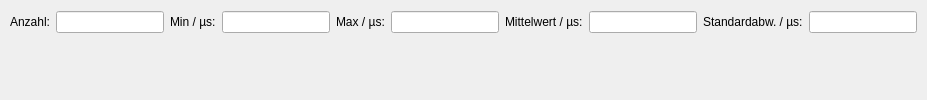
           <widget class="QWidget" name="histogramm">
            <property name="sizePolicy">
             <sizepolicy hsizetype="Expanding" vsizetype="Expanding">
              <horstretch>0</horstretch>
              <verstretch>0</verstretch>
             </sizepolicy>
            </property>
            <attribute name="title">
             <string>Histogramm</string>
            </attribute>
            <layout class="QGridLayout" name="gridLayout_4" rowstretch="0,1">
             <property name="leftMargin">
              <number>10</number>
             </property>
             <property name="rightMargin">
              <number>10</number>
             </property>
             <property name="bottomMargin">
              <number>5</number>
             </property>
             <item row="1" column="0">
              <widget class="QWidget" name="histWidget" native="true"/>
             </item>
             <item row="0" column="0">
              <layout class="QHBoxLayout" name="horizontalLayout_6">
               <item>
                <widget class="QLabel" name="label_13">
                 <property name="text">
                  <string>Anzahl:</string>
                 </property>
                </widget>
               </item>
               <item>
                <widget class="QLineEdit" name="cStatPoints">
                 <property name="enabled">
                  <bool>true</bool>
                 </property>
                 <property name="text">
                  <string notr="true"/>
                 </property>
                 <property name="readOnly">
                  <bool>true</bool>
                 </property>
                </widget>
               </item>
               <item>
                <widget class="QLabel" name="label_14">
                 <property name="text">
                  <string>Min / µs:</string>
                 </property>
                </widget>
               </item>
               <item>
                <widget class="QLineEdit" name="cStatMin">
                 <property name="enabled">
                  <bool>true</bool>
                 </property>
                 <property name="text">
                  <string notr="true"/>
                 </property>
                 <property name="readOnly">
                  <bool>true</bool>
                 </property>
                </widget>
               </item>
               <item>
                <widget class="QLabel" name="label_15">
                 <property name="text">
                  <string>Max / µs:</string>
                 </property>
                </widget>
               </item>
               <item>
                <widget class="QLineEdit" name="cStatMax">
                 <property name="enabled">
                  <bool>true</bool>
                 </property>
                 <property name="text">
                  <string notr="true"/>
                 </property>
                 <property name="readOnly">
                  <bool>true</bool>
                 </property>
                </widget>
               </item>
               <item>
                <widget class="QLabel" name="label_16">
                 <property name="text">
                  <string>Mittelwert / µs:</string>
                 </property>
                </widget>
               </item>
               <item>
                <widget class="QLineEdit" name="cStatAvg">
                 <property name="enabled">
                  <bool>true</bool>
                 </property>
                 <property name="text">
                  <string notr="true"/>
                 </property>
                 <property name="readOnly">
                  <bool>true</bool>
                 </property>
                </widget>
               </item>
               <item>
                <widget class="QLabel" name="label_17">
                 <property name="text">
                  <string>Standardabw. / µs:</string>
                 </property>
                </widget>
               </item>
               <item>
                <widget class="QLineEdit" name="cStatSD">
                 <property name="enabled">
                  <bool>true</bool>
                 </property>
                 <property name="text">
                  <string notr="true"/>
                 </property>
                 <property name="readOnly">
                  <bool>true</bool>
                 </property>
                </widget>
               </item>
              </layout>
             </item>
            </layout>
           </widget>
